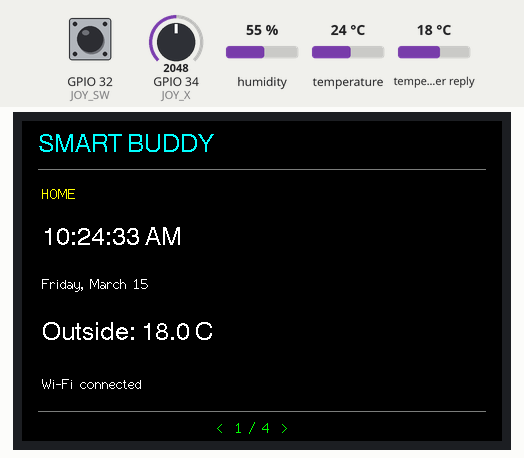
This sketch was run on a simulated ESP32. On the bench: 480×320 colour display. The test bench sets the inputs (shaded band); at power-on: GPIO 34 (JOY_X) = 2048, GPIO 32 (JOY_SW) HIGH, humidity 55 %, temperature 24 °C, temperature in the weather reply 18 °C. WiFi joins after 1.5 s; servers stay silent unless stated; the local clock reads 2024-03-15 10:24:30 at power-on unless the sketch sets it; web services answer with replies made up by the test bench.

Above: at 3.2 s.
3.3 s: GPIO 34 (JOY_X) set to 3251
10.2 s: GPIO 34 (JOY_X) set to 3339
At 11.6 s:
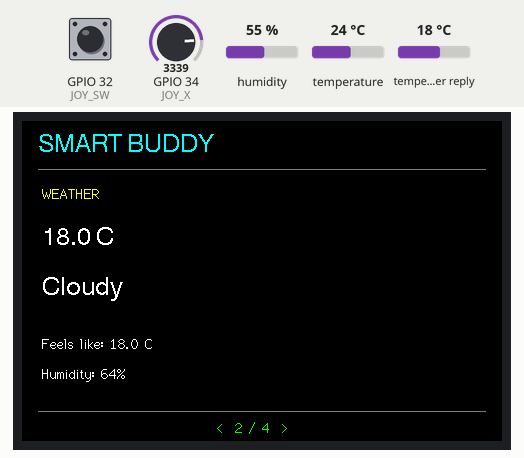
Timing chart, 0 to 13.2 s (numbered marks = the images above; inputs shaded):
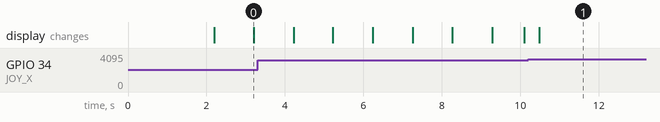

The sketch:

SmartBuddy_V1.ino
```cpp
// Smart Buddy V1 — initial functional prototype (full-screen redraw every second)
#include <WiFi.h>
#include <WiFiClientSecure.h>
#include <HTTPClient.h>
#include <ArduinoJson.h>
#include <TFT_eSPI.h>
#include <DHT.h>
#include <time.h>
const char* ssid = "YOUR_WIFI_NAME";
const char* password = "YOUR_WIFI_PASSWORD";
const char* weatherURL = "https://api.open-meteo.com/v1/forecast?latitude=43.8561&longitude=-79.3370&current=temperature_2m,relative_humidity_2m,apparent_temperature,weather_code&timezone=America%2FToronto";
#define DHT_PIN 4
#define JOY_X 34
#define JOY_Y 35
#define JOY_SW 32
TFT_eSPI tft;
DHT dht(DHT_PIN, DHT11);
float outside = NAN, feel = NAN, inside = NAN, humidity = NAN;
int outdoorHumidity = -1, weatherCode = -1;
int page = 0;
bool stickCentered = true, previousButton = false, running = false;
const unsigned long focusDuration = 1500000UL;
unsigned long remaining = focusDuration, lastTick = 0, lastWeather = 0, lastDHT = 0, lastDraw = 0, lastWiFi = 0;
bool redraw = true;
String conditions(int code) {
  if (code == 0) return "Clear";
  if (code <= 3) return "Cloudy";
  if (code <= 48) return "Fog";
  if (code <= 67) return "Rain";
  if (code <= 77) return "Snow";
  if (code <= 82) return "Showers";
  if (code <= 86) return "Snow showers";
  if (code <= 99) return "Thunderstorm";
  return "Unknown";
}
void fetchWeather() {
  if (WiFi.status() != WL_CONNECTED) return;
  WiFiClientSecure client;
  client.setInsecure(); // PROTOTYPE ONLY: no certificate verification.
  HTTPClient http;
  http.setTimeout(10000);
  if (!http.begin(client, weatherURL)) return;
  if (http.GET() == HTTP_CODE_OK) {
    JsonDocument doc;
    String payload = http.getString();
    if (deserializeJson(doc, payload) == DeserializationError::Ok && doc["current"].is<JsonObject>()) {
      JsonObject c = doc["current"];
      if (!c["temperature_2m"].isNull()) {
        outside = c["temperature_2m"].as<float>();
        feel = c["apparent_temperature"].as<float>();
        outdoorHumidity = c["relative_humidity_2m"].as<int>();
        weatherCode = c["weather_code"].as<int>();
        redraw = true;
      }
    }
  }
  http.end();
}
void drawScreen() {
  tft.fillScreen(TFT_BLACK); // Intentionally preserved V1 behaviour; causes flicker.
  tft.setTextDatum(TL_DATUM);
  tft.setTextColor(TFT_CYAN, TFT_BLACK);
  tft.drawString("SMART BUDDY", 16, 12, 4);
  tft.drawFastHLine(16, 48, 448, TFT_DARKGREY);
  const char* titles[] = {"HOME", "WEATHER", "ROOM", "STUDY TIMER"};
  tft.setTextColor(TFT_YELLOW, TFT_BLACK);
  tft.drawString(titles[page], 20, 65, 2);
  tft.setTextColor(TFT_WHITE, TFT_BLACK);
  if (page == 0) {
    struct tm timeinfo;
    if (getLocalTime(&timeinfo, 50)) {
      char buf[48];
      strftime(buf, sizeof(buf), "%I:%M:%S %p", &timeinfo);
      tft.drawString(buf, 20, 105, 4);
      strftime(buf, sizeof(buf), "%A, %B %d", &timeinfo);
      tft.drawString(buf, 20, 155, 2);
    }
    tft.drawString(isnan(outside) ? "Weather unavailable" : "Outside: " + String(outside,1) + " C", 20, 200, 4);
    tft.drawString(WiFi.status() == WL_CONNECTED ? "Wi-Fi connected" : "Wi-Fi offline",20,255,2);
  } else if (page == 1) {
    if (!isnan(outside)) {
      tft.drawString(String(outside,1)+" C",20,105,4);
      tft.drawString(conditions(weatherCode),20,155,4);
      tft.drawString("Feels like: "+String(feel,1)+" C",20,215,2);
      tft.drawString("Humidity: "+String(outdoorHumidity)+"%",20,245,2);
    } else tft.drawString("Waiting for weather...",20,125,2);
  } else if (page == 2) {
    if (!isnan(inside) && !isnan(humidity)) {
      tft.drawString("Temperature: "+String(inside,1)+" C",20,110,4);
      tft.drawString("Humidity: "+String(humidity,0)+"%",20,170,4);
    } else tft.drawString("Sensor unavailable",20,130,2);
  } else {
    unsigned long seconds = (remaining+999UL)/1000UL;
    char buffer[16];
    snprintf(buffer,sizeof(buffer),"%02lu:%02lu",seconds/60,seconds%60);
    tft.setTextColor(TFT_CYAN,TFT_BLACK);
    tft.drawString(buffer,20,115,7);
    tft.setTextColor(TFT_WHITE,TFT_BLACK);
    tft.drawString(running ? "FOCUSING" : "PAUSED / READY",20,225,2);
    tft.drawString("Press joystick to start/pause",20,255,2);
  }
  tft.drawFastHLine(16,290,448,TFT_DARKGREY);
  tft.setTextColor(TFT_GREEN,TFT_BLACK);
  tft.drawString("<  "+String(page+1)+" / 4  >",195,299,2);
}
void setup() {
  Serial.begin(115200);
  pinMode(JOY_SW, INPUT_PULLUP);
  dht.begin();
  tft.init(); tft.setRotation(1); tft.fillScreen(TFT_BLACK);
  WiFi.mode(WIFI_STA); WiFi.begin(ssid,password);
  unsigned long start = millis();
  while(WiFi.status()!=WL_CONNECTED && millis()-start<15000UL) delay(250);
  configTzTime("EST5EDT,M3.2.0/2,M11.1.0/2","pool.ntp.org","time.google.com");
  fetchWeather();
  lastWeather = lastTick = millis();
}
void loop() {
  unsigned long now = millis();
  if (now-lastWiFi>=10000UL) { lastWiFi=now; if(WiFi.status()!=WL_CONNECTED) WiFi.reconnect(); }
  if (now-lastDHT>=2500UL) { lastDHT=now; float t=dht.readTemperature(),h=dht.readHumidity(); if(!isnan(t)&&!isnan(h)){inside=t;humidity=h;} }
  if (now-lastWeather>=900000UL) {lastWeather=now;fetchWeather();}
  int x=analogRead(JOY_X);
  if (stickCentered && x>3300) {page=(page+1)%4;stickCentered=false;redraw=true;}
  else if (stickCentered && x<800) {page=(page+3)%4;stickCentered=false;redraw=true;}
  if(x>1400 && x<2700) stickCentered=true;
  bool button=digitalRead(JOY_SW)==LOW;
  if (button && !previousButton && page==3) {
    if (remaining==0) remaining=focusDuration;
    running=!running;lastTick=millis();redraw=true;
  }
  previousButton=button;
  now=millis();
  if (running) {
    unsigned long elapsed=now-lastTick;lastTick=now;
    if(elapsed>=remaining){remaining=0;running=false;redraw=true;}
    else remaining-=elapsed;
  }
  if(redraw || millis()-lastDraw>=1000UL){lastDraw=millis();drawScreen();redraw=false;}
  delay(20);
}
```

Measured:
- the behaviour switches between 3300 and 3301 on GPIO 34 (JOY_X) (found by bisection; images 0 and 1)
- after the input at 10.2 s, the display: changes after 0.28 s (image 1)
